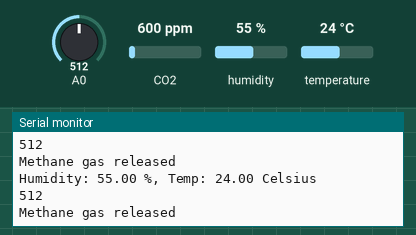
This sketch was run on a simulated Arduino Uno, built with avr-gcc and run on an emulated ATmega328P. Parts: the last lines printed to the serial monitor. The test bench sets the inputs (shaded band); at power-on: CO2 600 ppm, A0 = 512, humidity 55 %, temperature 24 °C.

Above: at 2.8 s.
2.9 s: CO2 set to 955 ppm
5.6 s: CO2 set to 1031 ppm
At 6.7 s:
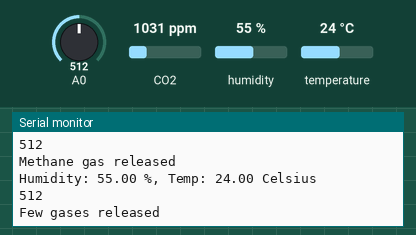
9.6 s: CO2 set to 1976 ppm
12.3 s: CO2 set to 2026 ppm
At 15.3 s:
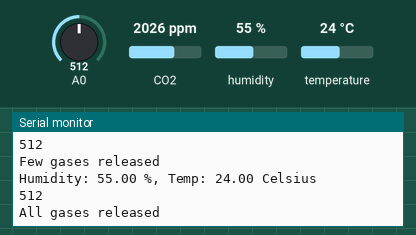

Measured:
- the behaviour switches between 1000 and 1001 ppm on CO2 (found by bisection; images 0 and 1)
- the behaviour switches between 2000 and 2001 ppm on CO2 (found by bisection; images 1 and 2)
- after the input at 5.6 s, the serial monitor: prints a new line after 0.55 s (image 1)
- after the input at 12.3 s, the serial monitor: prints a new line after 2.0 s (image 2)

The sketch:

dht11.ino
```cpp
#include <MQ135.h>
#include <DHT.h>
#define DHTPIN 2
#define DHTTYPE DHT11
DHT dht(DHTPIN, DHTTYPE);

int chk;
float hum;
float temp;
int sensorValue;
int digitalValue;


void setup()
{
    Serial.begin(9600);
     pinMode( 0, INPUT);
  dht.begin();

}
void loop()
{
  MQ135 gasSensor = MQ135(A0);
  float air_quality = gasSensor.getPPM();
    hum = dht.readHumidity();
    temp= dht.readTemperature();
    Serial.print("Humidity: ");
    Serial.print(hum);
    Serial.print(" %, Temp: ");
    Serial.print(temp);
    Serial.println(" Celsius");
    sensorValue = analogRead(0);
    digitalValue = digitalRead(0);
    Serial.println(sensorValue, DEC);
    if (air_quality<=1000)
{
Serial.println("Methane gas released");
//Serial.println (" PPM ");
digitalWrite(8, LOW);
}
else if( air_quality>=1000 && air_quality<=2000 )
{
Serial.println("Few gases released");
//Serial.println (" PPM ");
digitalWrite(8, HIGH );
}
else if (air_quality>=2000 )
{
Serial.println("All gases released");
//Serial.println (" PPM ");
digitalWrite(8, HIGH);   // turn the LED on
}
    delay(2000);

}
```
